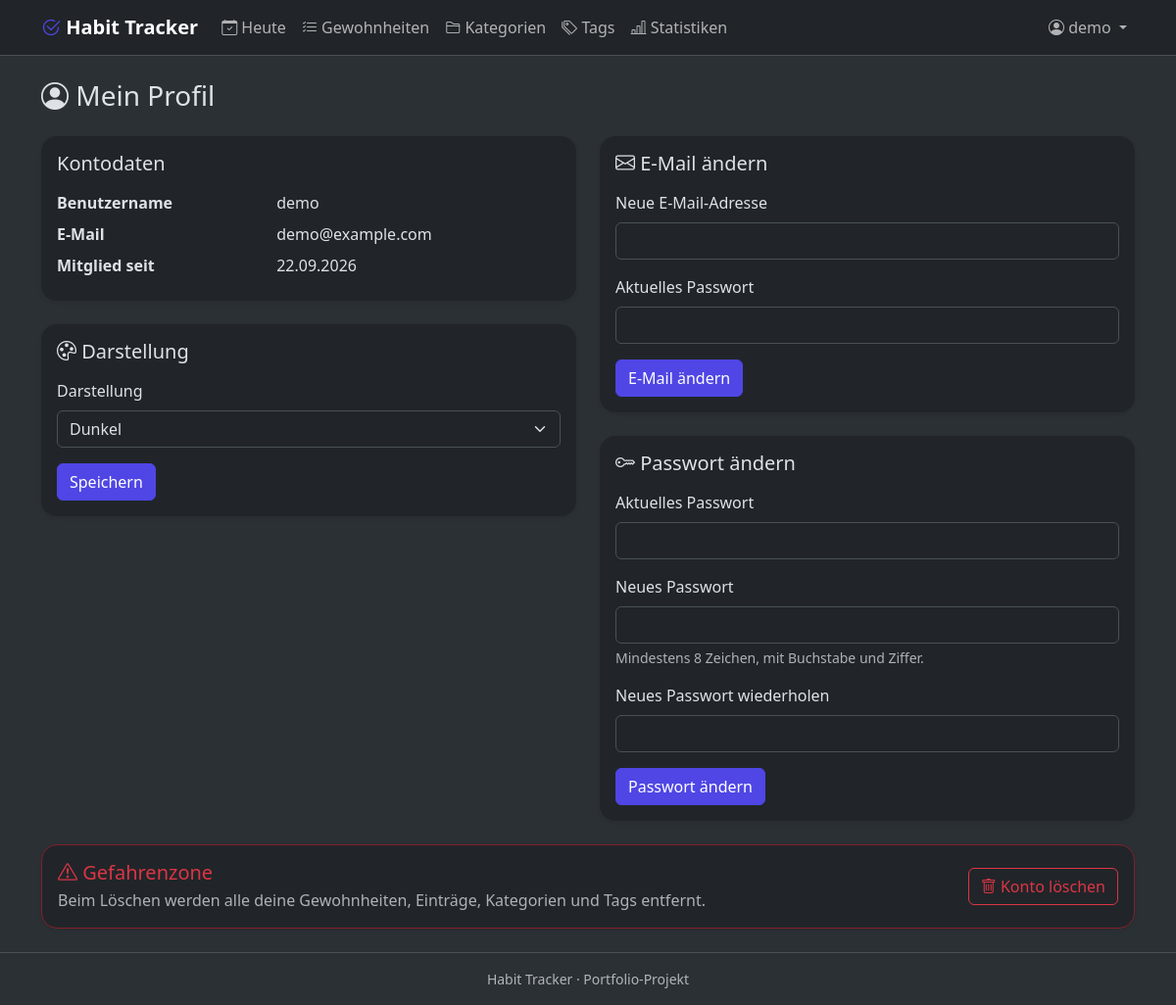
The page /profil (signed in) on the database its author committed.
### app/models.py (models this page shows, shortened)
class User(UserMixin, db.Model):
    __tablename__ = "users"
    __table_args__ = (db.CheckConstraint("theme IN ('light', 'dark')", name="ck_users_theme"),)
    id = db.Column(db.Integer, primary_key=True)
    username = db.Column(db.String(30), unique=True, nullable=False)
    email = db.Column(db.String(120), unique=True, nullable=False)
    password_hash = db.Column(db.String(256), nullable=False)
    created_at = db.Column(db.DateTime, nullable=False, default=utcnow)
    theme = db.Column(db.String(10), nullable=False, default="light")
    categories = db.relationship("Category", back_populates="user", cascade="all, delete-orphan")
    habits = db.relationship("Habit", back_populates="user", cascade="all, delete-orphan")
    tags = db.relationship("Tag", back_populates="user", cascade="all, delete-orphan")

### app/auth/routes.py (the view)
@bp.route("/profil")
@login_required
def profile():
    return render_profile()

### app/forms.py (shortened to what this page needs)
class ChangeEmailForm(BaseForm):
    new_email = StringField("Neue E-Mail-Adresse", filters=[clean_email], validators=email_validators())
    email_password = PasswordField("Aktuelles Passwort", validators=[
        DataRequired(message="Bitte bestätige mit deinem Passwort."),
    ])
    submit = SubmitField("E-Mail ändern")

class ChangePasswordForm(BaseForm):
    current_password = PasswordField("Aktuelles Passwort", validators=[
        DataRequired(message="Bitte gib dein aktuelles Passwort ein."),
    ])
    new_password = PasswordField("Neues Passwort", validators=password_validators())
    confirm_password = PasswordField("Neues Passwort wiederholen", validators=[
        DataRequired(message="Bitte wiederhole das neue Passwort."),
        EqualTo("new_password", message="Die Passwörter stimmen nicht überein."),
    ])
    submit = SubmitField("Passwort ändern")

### app/auth/routes.py (called while the page is built)
def render_profile(**forms):
    forms.setdefault("email_form", ChangeEmailForm(formdata=None))
    forms.setdefault("password_form", ChangePasswordForm(formdata=None))
    forms.setdefault("theme_form", ThemeForm(formdata=None, data={"theme": current_user.theme}))
    forms.setdefault("delete_form", DeleteAccountForm(formdata=None))
    return render_template("auth/profile.html", **forms)

### app/forms.py (called while the page is built)
def clean_email(value):
    return value.strip().lower() if isinstance(value, str) else value

### app/models.py (called while the page is built)
@login_manager.user_loader
def load_user(user_id):
    try:
        return db.session.get(User, int(user_id))
    except (TypeError, ValueError):
        return None

### app/templates/auth/profile.html (shortened to what this page needs)
{% extends "base.html" %}
{% from "_macros.html" import render_field, render_select, csrf_field %}
{% block content %}
<h1 class="h3 mb-4"><i class="bi bi-person-circle"></i> Mein Profil</h1>
<div class="row g-4">
  <div class="col-lg-6">
    <div class="card shadow-sm mb-4">
      <div class="card-body">
        <h2 class="h5 mb-3">Kontodaten</h2>
        <dl class="row mb-0">
          <dt class="col-sm-5">Benutzername</dt><dd class="col-sm-7">{{ current_user.username }}</dd>
          <dt class="col-sm-5">E-Mail</dt><dd class="col-sm-7">{{ current_user.email }}</dd>
          <dt class="col-sm-5">Mitglied seit</dt><dd class="col-sm-7">{{ current_user.created_at.strftime('%d.%m.%Y') }}</dd>
        </dl>
      </div>
    </div>
    <div class="card shadow-sm">
      <div class="card-body">
        <h2 class="h5 mb-3"><i class="bi bi-palette"></i> Darstellung</h2>
        <form method="post" action="{{ url_for('auth.set_theme') }}" novalidate>
          {{ render_select(theme_form.theme) }}
          {{ theme_form.submit(class_="btn btn-primary") }}
        </form>
      </div>
    </div>
  </div>
  <div class="col-lg-6">
    <div class="card shadow-sm mb-4">
      <div class="card-body">
        <h2 class="h5 mb-3"><i class="bi bi-envelope"></i> E-Mail ändern</h2>
        <form method="post" action="{{ url_for('auth.change_email') }}" novalidate>
          {{ render_field(email_form.new_email, autocomplete="email") }}
          {{ render_field(email_form.email_password, autocomplete="current-password") }}
          {{ email_form.submit(class_="btn btn-primary") }}
        </form>
      </div>
    </div>
    <div class="card shadow-sm">
      <div class="card-body">
        <h2 class="h5 mb-3"><i class="bi bi-key"></i> Passwort ändern</h2>
        <form method="post" action="{{ url_for('auth.change_password') }}" novalidate>
          {{ render_field(password_form.current_password, autocomplete="current-password") }}
          {{ render_field(password_form.new_password, autocomplete="new-password", help="Mindestens 8 Zeichen, mit Buchstabe und Ziffer.") }}
          {{ render_field(password_form.confirm_password, autocomplete="new-password") }}
          {{ password_form.submit(class_="btn btn-primary") }}
        </form>
      </div>
    </div>
  </div>
  <div class="col-12">
    <div class="card border border-danger-subtle shadow-sm">
      <div class="card-body d-flex flex-wrap justify-content-between align-items-center gap-3">
        <div>
          <h2 class="h5 text-danger mb-1"><i class="bi bi-exclamation-triangle"></i> Gefahrenzone</h2>
          <p class="mb-0 text-body-secondary">Beim Löschen werden alle deine Gewohnheiten, Einträge, Kategorien und Tags entfernt.</p>
        </div>
        <button type="button" class="btn btn-outline-danger" data-bs-toggle="modal" data-bs-target="#deleteAccountModal">
          <i class="bi bi-trash"></i> Konto löschen
        </button>
      </div>
    </div>
  </div>
</div>
{% endblock %}

### app/templates/base.html (shortened to what this page needs)
<!DOCTYPE html>
<html lang="de" data-bs-theme="{{ current_user.theme if current_user.is_authenticated else 'light' }}">
<head>
  <link href="https://cdn.jsdelivr.net/npm/bootstrap@5.3.3/dist/css/bootstrap.min.css" rel="stylesheet">
  <link href="https://cdn.jsdelivr.net/npm/bootstrap-icons@1.11.3/font/bootstrap-icons.min.css" rel="stylesheet">
  <link href="{{ url_for('static', filename='css/style.css') }}" rel="stylesheet">
</head>
<body class="d-flex flex-column min-vh-100">
  {% set endpoint = request.endpoint or '' %}
  <nav class="navbar navbar-expand-lg bg-body border-bottom sticky-top">
    <div class="container">
      <a class="navbar-brand fw-bold" href="{{ url_for('main.index') }}">
        <i class="bi bi-check2-circle"></i> Habit Tracker
      </a>
      <div class="collapse navbar-collapse" id="mainNav">
        <ul class="navbar-nav me-auto">
          {% if current_user.is_authenticated %}
            <li class="nav-item">
              <a class="nav-link {% if endpoint == 'main.dashboard' %}active{% endif %}"
                 href="{{ url_for('main.dashboard') }}"><i class="bi bi-calendar-check"></i> Heute</a>
            </li>
            <li class="nav-item">
              <a class="nav-link {% if endpoint in ('habits.index', 'habits.create', 'habits.edit') %}active{% endif %}"
                 href="{{ url_for('habits.index') }}"><i class="bi bi-list-check"></i> Gewohnheiten</a>
            </li>
            <li class="nav-item">
              <a class="nav-link {% if endpoint in ('habits.categories', 'habits.edit_category') %}active{% endif %}"
                 href="{{ url_for('habits.categories') }}"><i class="bi bi-folder2"></i> Kategorien</a>
            </li>
            <li class="nav-item">
              <a class="nav-link {% if endpoint in ('habits.tags', 'habits.edit_tag') %}active{% endif %}"
                 href="{{ url_for('habits.tags') }}"><i class="bi bi-tags"></i> Tags</a>
            </li>
            <li class="nav-item">
              <a class="nav-link {% if endpoint == 'stats.index' %}active{% endif %}"
                 href="{{ url_for('stats.index') }}"><i class="bi bi-bar-chart-line"></i> Statistiken</a>
            </li>
          {% endif %}
        </ul>
        <ul class="navbar-nav ms-auto align-items-lg-center">
          {% if current_user.is_authenticated %}
            <li class="nav-item dropdown">
              <a class="nav-link dropdown-toggle" href="#" role="button" data-bs-toggle="dropdown" aria-expanded="false">
                <i class="bi bi-person-circle"></i> {{ current_user.username }}
              </a>
            </li>
          {% else %}
            <li class="nav-item"><a class="nav-link" href="{{ url_for('auth.login') }}">Anmelden</a></li>
            <li class="nav-item ms-lg-2">
              <a class="btn btn-primary btn-sm" href="{{ url_for('auth.register') }}">Registrieren</a>
            </li>
          {% endif %}
        </ul>
      </div>
    </div>
  </nav>
  <main class="container py-4 flex-grow-1">
    {% block content %}{% endblock %}
  </main>
  <footer class="border-top py-3 text-center text-body-secondary small">
    Habit Tracker &middot; Portfolio-Projekt
  </footer>
  <div class="toast-container position-fixed top-0 end-0 p-3" id="toast-container">
  </div>
</body>
</html>

### app/templates/_macros.html (shortened to what this page needs)
{% macro render_field(field, help=None) %}
  <div class="mb-3">
    {{ field.label(class_="form-label") }}
    {{ field(class_="form-control" ~ (" is-invalid" if field.errors else ""), **kwargs) }}
    {% if help %}<div class="form-text">{{ help }}</div>{% endif %}
  </div>
{% endmacro %}
{% macro render_select(field) %}
  <div class="mb-3">
    {{ field.label(class_="form-label") }}
    {{ field(class_="form-select" ~ (" is-invalid" if field.errors else ""), **kwargs) }}
  </div>
{% endmacro %}

### app/static/css/style.css (style rules this page uses)
:root { --ht-primary: #4f46e5; --ht-primary-dark: #4338ca; --ht-radius: 1rem; }
body { background-color: var(--bs-tertiary-bg); }
.navbar-brand i, .text-primary { color: var(--ht-primary) !important; }
.btn-primary { --bs-btn-bg: var(--ht-primary); --bs-btn-border-color: var(--ht-primary); --bs-btn-hover-bg: var(--ht-primary-dark); --bs-btn-hover-border-color: var(--ht-primary-dark); --bs-btn-active-bg: #3730a3; --bs-btn-active-border-color: #3730a3; --bs-btn-disabled-bg: var(--ht-primary); --bs-btn-disabled-border-color: var(--ht-primary); }
.card { border: 0; border-radius: var(--ht-radius); }
.toast-container { z-index: 1100; }

### rows shown on the page
User: username "demo", email "demo@example.com", created_at "22.09.2026", theme "Dunkel"

### other values the page prints
{{ field.label(class_="form-label") }} "Darstellung"
{{ field.label(class_="form-label") }} "Neue E-Mail-Adresse Aktuelles Passwort Aktuelles Passwort Neues Passwort Neues Passwort wiederholen"
{{ help }} "Mindestens 8 Zeichen, mit Buchstabe und Ziffer."
